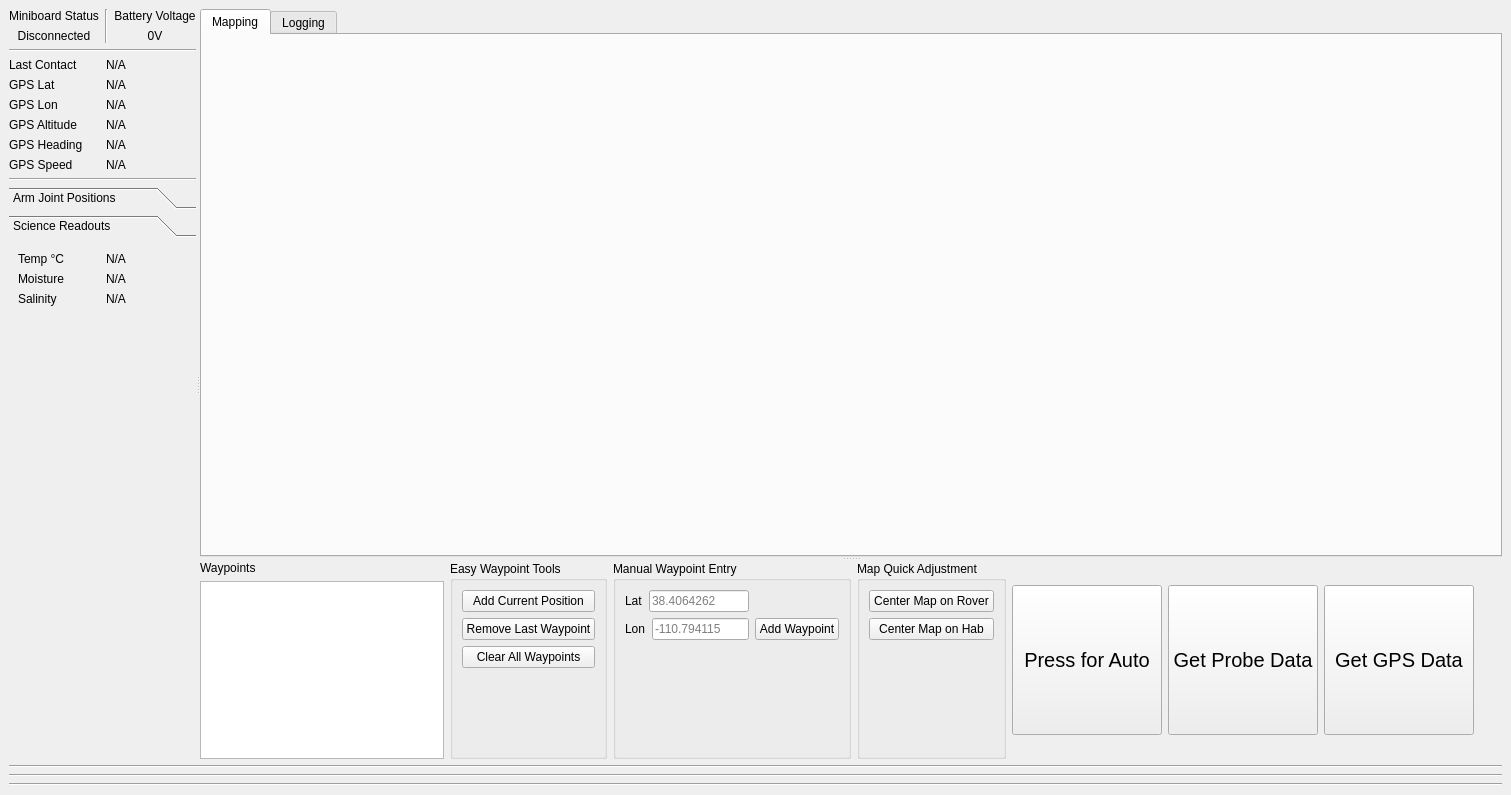
<?xml version="1.0" encoding="UTF-8"?>
<ui version="4.0">
 <class>MainWindow</class>
 <widget class="QMainWindow" name="MainWindow">
  <property name="geometry">
   <rect>
    <x>0</x>
    <y>0</y>
    <width>1508</width>
    <height>795</height>
   </rect>
  </property>
  <property name="windowTitle">
   <string>MainWindow</string>
  </property>
  <widget class="QWidget" name="centralwidget">
   <property name="sizePolicy">
    <sizepolicy hsizetype="Maximum" vsizetype="Maximum">
     <horstretch>0</horstretch>
     <verstretch>0</verstretch>
    </sizepolicy>
   </property>
   <layout class="QGridLayout" name="gridLayout_5">
    <item row="0" column="0">
     <widget class="QSplitter" name="splitter_2">
      <property name="orientation">
       <enum>Qt::Horizontal</enum>
      </property>
      <widget class="QWidget" name="layoutWidget">
       <layout class="QGridLayout" name="gridLayout_3">
        <property name="sizeConstraint">
         <enum>QLayout::SetDefaultConstraint</enum>
        </property>
        <item row="4" column="0">
         <widget class="Line" name="line_2">
          <property name="orientation">
           <enum>Qt::Horizontal</enum>
          </property>
         </widget>
        </item>
        <item row="0" column="0">
         <layout class="QHBoxLayout" name="horizontalLayout">
          <item>
           <layout class="QHBoxLayout" name="horizontalLayout_2">
            <item>
             <layout class="QVBoxLayout" name="verticalLayout_3">
              <item>
               <widget class="QLabel" name="label">
                <property name="text">
                 <string>Miniboard Status</string>
                </property>
                <property name="alignment">
                 <set>Qt::AlignCenter</set>
                </property>
               </widget>
              </item>
              <item>
               <widget class="QLabel" name="label_2">
                <property name="text">
                 <string>Disconnected</string>
                </property>
                <property name="alignment">
                 <set>Qt::AlignCenter</set>
                </property>
               </widget>
              </item>
             </layout>
            </item>
            <item>
             <widget class="Line" name="line">
              <property name="orientation">
               <enum>Qt::Vertical</enum>
              </property>
             </widget>
            </item>
            <item>
             <layout class="QVBoxLayout" name="verticalLayout_4">
              <item>
               <widget class="QLabel" name="label_3">
                <property name="text">
                 <string>Battery Voltage</string>
                </property>
                <property name="alignment">
                 <set>Qt::AlignCenter</set>
                </property>
               </widget>
              </item>
              <item>
               <widget class="QLabel" name="battery_voltage">
                <property name="text">
                 <string>0V</string>
                </property>
                <property name="alignment">
                 <set>Qt::AlignCenter</set>
                </property>
               </widget>
              </item>
             </layout>
            </item>
           </layout>
          </item>
         </layout>
        </item>
        <item row="5" column="0">
         <widget class="QToolBox" name="toolBox">
          <property name="minimumSize">
           <size>
            <width>0</width>
            <height>0</height>
           </size>
          </property>
          <property name="maximumSize">
           <size>
            <width>16777215</width>
            <height>16777215</height>
           </size>
          </property>
          <property name="currentIndex">
           <number>1</number>
          </property>
          <widget class="QWidget" name="page">
           <property name="geometry">
            <rect>
             <x>0</x>
             <y>0</y>
             <width>178</width>
             <height>516</height>
            </rect>
           </property>
           <attribute name="label">
            <string>Arm Joint Positions</string>
           </attribute>
           <layout class="QVBoxLayout" name="verticalLayout_8">
            <item>
             <layout class="QGridLayout" name="gridLayout_2">
              <item row="0" column="0">
               <widget class="QLabel" name="label_9">
                <property name="sizePolicy">
                 <sizepolicy hsizetype="Fixed" vsizetype="Preferred">
                  <horstretch>0</horstretch>
                  <verstretch>0</verstretch>
                 </sizepolicy>
                </property>
                <property name="minimumSize">
                 <size>
                  <width>50</width>
                  <height>0</height>
                 </size>
                </property>
                <property name="text">
                 <string>Base</string>
                </property>
               </widget>
              </item>
              <item row="1" column="0">
               <widget class="QLabel" name="label_7">
                <property name="sizePolicy">
                 <sizepolicy hsizetype="Fixed" vsizetype="Preferred">
                  <horstretch>0</horstretch>
                  <verstretch>0</verstretch>
                 </sizepolicy>
                </property>
                <property name="minimumSize">
                 <size>
                  <width>50</width>
                  <height>0</height>
                 </size>
                </property>
                <property name="text">
                 <string>Bicep</string>
                </property>
               </widget>
              </item>
              <item row="4" column="0">
               <widget class="QLabel" name="label_15">
                <property name="sizePolicy">
                 <sizepolicy hsizetype="Fixed" vsizetype="Preferred">
                  <horstretch>0</horstretch>
                  <verstretch>0</verstretch>
                 </sizepolicy>
                </property>
                <property name="minimumSize">
                 <size>
                  <width>50</width>
                  <height>0</height>
                 </size>
                </property>
                <property name="text">
                 <string>Wrist</string>
                </property>
               </widget>
              </item>
              <item row="7" column="0">
               <widget class="QLabel" name="label_19">
                <property name="text">
                 <string>Right Y Axis</string>
                </property>
               </widget>
              </item>
              <item row="9" column="0">
               <widget class="QLabel" name="label_25">
                <property name="text">
                 <string>Drive Mode</string>
                </property>
               </widget>
              </item>
              <item row="7" column="1">
               <widget class="QLabel" name="right_y_lb">
                <property name="text">
                 <string>N/A</string>
                </property>
               </widget>
              </item>
              <item row="2" column="0">
               <widget class="QLabel" name="label_11">
                <property name="sizePolicy">
                 <sizepolicy hsizetype="Fixed" vsizetype="Preferred">
                  <horstretch>0</horstretch>
                  <verstretch>0</verstretch>
                 </sizepolicy>
                </property>
                <property name="minimumSize">
                 <size>
                  <width>50</width>
                  <height>0</height>
                 </size>
                </property>
                <property name="text">
                 <string>Forearm</string>
                </property>
               </widget>
              </item>
              <item row="5" column="0">
               <widget class="QLabel" name="label_17">
                <property name="sizePolicy">
                 <sizepolicy hsizetype="Fixed" vsizetype="Preferred">
                  <horstretch>0</horstretch>
                  <verstretch>0</verstretch>
                 </sizepolicy>
                </property>
                <property name="minimumSize">
                 <size>
                  <width>50</width>
                  <height>0</height>
                 </size>
                </property>
                <property name="text">
                 <string>Gripper</string>
                </property>
               </widget>
              </item>
              <item row="3" column="0">
               <widget class="QLabel" name="label_13">
                <property name="sizePolicy">
                 <sizepolicy hsizetype="Fixed" vsizetype="Preferred">
                  <horstretch>0</horstretch>
                  <verstretch>0</verstretch>
                 </sizepolicy>
                </property>
                <property name="minimumSize">
                 <size>
                  <width>50</width>
                  <height>0</height>
                 </size>
                </property>
                <property name="text">
                 <string>Pitch</string>
                </property>
               </widget>
              </item>
              <item row="6" column="0">
               <widget class="QLabel" name="label_20">
                <property name="text">
                 <string>Left Y Axis</string>
                </property>
               </widget>
              </item>
              <item row="6" column="1">
               <widget class="QLabel" name="left_y_lb">
                <property name="text">
                 <string>N/A</string>
                </property>
               </widget>
              </item>
              <item row="8" column="0">
               <widget class="QLabel" name="label_24">
                <property name="text">
                 <string>Pause Mode</string>
                </property>
               </widget>
              </item>
              <item row="8" column="1">
               <widget class="QLabel" name="pause_mode">
                <property name="text">
                 <string>N/A</string>
                </property>
               </widget>
              </item>
              <item row="9" column="1">
               <widget class="QLabel" name="drive_mode">
                <property name="text">
                 <string>N/A</string>
                </property>
               </widget>
              </item>
              <item row="5" column="1">
               <widget class="QLabel" name="gripper">
                <property name="text">
                 <string>N/A</string>
                </property>
               </widget>
              </item>
              <item row="4" column="1">
               <widget class="QLabel" name="wrist">
                <property name="text">
                 <string>N/A</string>
                </property>
               </widget>
              </item>
              <item row="3" column="1">
               <widget class="QLabel" name="pitch">
                <property name="text">
                 <string>N/A</string>
                </property>
               </widget>
              </item>
              <item row="2" column="1">
               <widget class="QLabel" name="forearm">
                <property name="text">
                 <string>N/A</string>
                </property>
               </widget>
              </item>
              <item row="1" column="1">
               <widget class="QLabel" name="bicep">
                <property name="text">
                 <string>N/A</string>
                </property>
               </widget>
              </item>
              <item row="0" column="1">
               <widget class="QLabel" name="base">
                <property name="text">
                 <string>N/A</string>
                </property>
               </widget>
              </item>
              <item row="10" column="0">
               <widget class="QLabel" name="label_28">
                <property name="text">
                 <string>Left Drive Power</string>
                </property>
               </widget>
              </item>
              <item row="10" column="1">
               <widget class="QLabel" name="left_motor">
                <property name="text">
                 <string>N/A,N/A,N/A</string>
                </property>
               </widget>
              </item>
              <item row="11" column="0">
               <widget class="QLabel" name="label_23">
                <property name="text">
                 <string>Right Drive Power</string>
                </property>
               </widget>
              </item>
              <item row="11" column="1">
               <widget class="QLabel" name="right_motor">
                <property name="text">
                 <string>N/A,N/A,N/A</string>
                </property>
               </widget>
              </item>
             </layout>
            </item>
            <item>
             <spacer name="verticalSpacer">
              <property name="orientation">
               <enum>Qt::Vertical</enum>
              </property>
              <property name="sizeHint" stdset="0">
               <size>
                <width>17</width>
                <height>297</height>
               </size>
              </property>
             </spacer>
            </item>
           </layout>
          </widget>
          <widget class="QWidget" name="page_2">
           <property name="geometry">
            <rect>
             <x>0</x>
             <y>0</y>
             <width>178</width>
             <height>516</height>
            </rect>
           </property>
           <attribute name="label">
            <string>Science Readouts</string>
           </attribute>
           <layout class="QVBoxLayout" name="verticalLayout_7">
            <item>
             <layout class="QVBoxLayout" name="verticalLayout_6">
              <item>
               <layout class="QGridLayout" name="gridLayout_10">
                <item row="0" column="0">
                 <widget class="QLabel" name="label_31">
                  <property name="text">
                   <string>Temp °C</string>
                  </property>
                 </widget>
                </item>
                <item row="0" column="1">
                 <widget class="QLabel" name="temp_label">
                  <property name="text">
                   <string>N/A</string>
                  </property>
                 </widget>
                </item>
                <item row="1" column="1">
                 <widget class="QLabel" name="moisture_label">
                  <property name="text">
                   <string>N/A</string>
                  </property>
                 </widget>
                </item>
                <item row="1" column="0">
                 <widget class="QLabel" name="label_34">
                  <property name="text">
                   <string>Moisture</string>
                  </property>
                 </widget>
                </item>
                <item row="2" column="0">
                 <widget class="QLabel" name="label_35">
                  <property name="text">
                   <string>Salinity</string>
                  </property>
                 </widget>
                </item>
                <item row="2" column="1">
                 <widget class="QLabel" name="salinity_label">
                  <property name="text">
                   <string>N/A</string>
                  </property>
                 </widget>
                </item>
               </layout>
              </item>
              <item>
               <spacer name="verticalSpacer_9">
                <property name="orientation">
                 <enum>Qt::Vertical</enum>
                </property>
                <property name="sizeHint" stdset="0">
                 <size>
                  <width>20</width>
                  <height>40</height>
                 </size>
                </property>
               </spacer>
              </item>
             </layout>
            </item>
           </layout>
          </widget>
         </widget>
        </item>
        <item row="2" column="0">
         <layout class="QGridLayout" name="gridLayout_9">
          <item row="0" column="0">
           <widget class="QLabel" name="label_6">
            <property name="text">
             <string>Last Contact</string>
            </property>
            <property name="alignment">
             <set>Qt::AlignLeading|Qt::AlignLeft|Qt::AlignVCenter</set>
            </property>
           </widget>
          </item>
          <item row="3" column="0">
           <widget class="QLabel" name="label_14">
            <property name="text">
             <string>GPS Lon</string>
            </property>
            <property name="alignment">
             <set>Qt::AlignLeading|Qt::AlignLeft|Qt::AlignVCenter</set>
            </property>
           </widget>
          </item>
          <item row="0" column="1">
           <widget class="QLabel" name="last_contact_label">
            <property name="text">
             <string>N/A</string>
            </property>
            <property name="alignment">
             <set>Qt::AlignLeading|Qt::AlignLeft|Qt::AlignVCenter</set>
            </property>
           </widget>
          </item>
          <item row="3" column="1">
           <widget class="QLabel" name="gps_lon_label">
            <property name="text">
             <string>N/A</string>
            </property>
            <property name="alignment">
             <set>Qt::AlignLeading|Qt::AlignLeft|Qt::AlignVCenter</set>
            </property>
           </widget>
          </item>
          <item row="5" column="1">
           <widget class="QLabel" name="gps_heading_label">
            <property name="text">
             <string>N/A</string>
            </property>
            <property name="alignment">
             <set>Qt::AlignLeading|Qt::AlignLeft|Qt::AlignVCenter</set>
            </property>
           </widget>
          </item>
          <item row="6" column="1">
           <widget class="QLabel" name="gps_speed_label">
            <property name="text">
             <string>N/A</string>
            </property>
            <property name="alignment">
             <set>Qt::AlignLeading|Qt::AlignLeft|Qt::AlignVCenter</set>
            </property>
           </widget>
          </item>
          <item row="2" column="0">
           <widget class="QLabel" name="label_10">
            <property name="text">
             <string>GPS Lat</string>
            </property>
            <property name="alignment">
             <set>Qt::AlignLeading|Qt::AlignLeft|Qt::AlignVCenter</set>
            </property>
           </widget>
          </item>
          <item row="5" column="0">
           <widget class="QLabel" name="label_16">
            <property name="text">
             <string>GPS Heading</string>
            </property>
            <property name="alignment">
             <set>Qt::AlignLeading|Qt::AlignLeft|Qt::AlignVCenter</set>
            </property>
           </widget>
          </item>
          <item row="2" column="1">
           <widget class="QLabel" name="gps_lat_label">
            <property name="text">
             <string>N/A</string>
            </property>
            <property name="alignment">
             <set>Qt::AlignLeading|Qt::AlignLeft|Qt::AlignVCenter</set>
            </property>
           </widget>
          </item>
          <item row="6" column="0">
           <widget class="QLabel" name="label_21">
            <property name="text">
             <string>GPS Speed</string>
            </property>
            <property name="alignment">
             <set>Qt::AlignLeading|Qt::AlignLeft|Qt::AlignVCenter</set>
            </property>
           </widget>
          </item>
          <item row="4" column="0">
           <widget class="QLabel" name="label_22">
            <property name="text">
             <string>GPS Altitude</string>
            </property>
            <property name="alignment">
             <set>Qt::AlignLeading|Qt::AlignLeft|Qt::AlignVCenter</set>
            </property>
           </widget>
          </item>
          <item row="4" column="1">
           <widget class="QLabel" name="gps_altitude_label">
            <property name="text">
             <string>N/A</string>
            </property>
           </widget>
          </item>
         </layout>
        </item>
        <item row="1" column="0">
         <widget class="Line" name="line_3">
          <property name="orientation">
           <enum>Qt::Horizontal</enum>
          </property>
         </widget>
        </item>
       </layout>
      </widget>
      <widget class="QSplitter" name="splitter">
       <property name="orientation">
        <enum>Qt::Vertical</enum>
       </property>
       <widget class="QTabWidget" name="tab_widget">
        <property name="maximumSize">
         <size>
          <width>16777215</width>
          <height>685</height>
         </size>
        </property>
        <property name="currentIndex">
         <number>0</number>
        </property>
        <widget class="QWidget" name="tab">
         <attribute name="title">
          <string>Mapping</string>
         </attribute>
         <layout class="QGridLayout" name="gridLayout">
          <item row="0" column="0">
           <widget class="QLabel" name="map_label">
            <property name="minimumSize">
             <size>
              <width>1280</width>
              <height>500</height>
             </size>
            </property>
            <property name="maximumSize">
             <size>
              <width>1280</width>
              <height>500</height>
             </size>
            </property>
            <property name="baseSize">
             <size>
              <width>1280</width>
              <height>500</height>
             </size>
            </property>
            <property name="text">
             <string/>
            </property>
            <property name="scaledContents">
             <bool>false</bool>
            </property>
           </widget>
          </item>
         </layout>
        </widget>
        <widget class="QWidget" name="tab_4">
         <attribute name="title">
          <string>Logging</string>
         </attribute>
         <layout class="QHBoxLayout" name="horizontalLayout_15">
          <item>
           <widget class="QTextBrowser" name="live_log_text_browser"/>
          </item>
         </layout>
        </widget>
       </widget>
       <widget class="QWidget" name="gridLayoutWidget">
        <layout class="QGridLayout" name="gridLayout_4">
         <item row="0" column="3">
          <spacer name="horizontalSpacer_12">
           <property name="orientation">
            <enum>Qt::Horizontal</enum>
           </property>
           <property name="sizeHint" stdset="0">
            <size>
             <width>40</width>
             <height>20</height>
            </size>
           </property>
          </spacer>
         </item>
         <item row="0" column="0">
          <layout class="QVBoxLayout" name="verticalLayout">
           <item>
            <widget class="QLabel" name="label_8">
             <property name="text">
              <string>Waypoints</string>
             </property>
            </widget>
           </item>
           <item>
            <widget class="QListWidget" name="listWidget"/>
           </item>
          </layout>
         </item>
         <item row="0" column="1">
          <layout class="QHBoxLayout" name="horizontalLayout_19">
           <item>
            <widget class="QGroupBox" name="groupBox_2">
             <property name="title">
              <string>Easy Waypoint Tools</string>
             </property>
             <layout class="QGridLayout" name="gridLayout_6">
              <item row="2" column="0">
               <widget class="QPushButton" name="pushButton_3">
                <property name="text">
                 <string>Clear All Waypoints</string>
                </property>
               </widget>
              </item>
              <item row="0" column="0">
               <widget class="QPushButton" name="pushButton_2">
                <property name="text">
                 <string>Add Current Position</string>
                </property>
               </widget>
              </item>
              <item row="1" column="0">
               <widget class="QPushButton" name="pushButton_4">
                <property name="text">
                 <string>Remove Last Waypoint</string>
                </property>
               </widget>
              </item>
              <item row="3" column="0">
               <spacer name="verticalSpacer_2">
                <property name="orientation">
                 <enum>Qt::Vertical</enum>
                </property>
                <property name="sizeHint" stdset="0">
                 <size>
                  <width>20</width>
                  <height>40</height>
                 </size>
                </property>
               </spacer>
              </item>
             </layout>
            </widget>
           </item>
           <item>
            <widget class="QGroupBox" name="groupBox">
             <property name="title">
              <string>Manual Waypoint Entry</string>
             </property>
             <layout class="QGridLayout" name="gridLayout_7">
              <item row="1" column="1">
               <widget class="QPushButton" name="pushButton">
                <property name="text">
                 <string>Add Waypoint</string>
                </property>
               </widget>
              </item>
              <item row="1" column="0">
               <layout class="QHBoxLayout" name="horizontalLayout_20">
                <item>
                 <widget class="QLabel" name="label_4">
                  <property name="text">
                   <string>Lon</string>
                  </property>
                 </widget>
                </item>
                <item>
                 <widget class="QLineEdit" name="lineEdit_2">
                  <property name="text">
                   <string/>
                  </property>
                  <property name="placeholderText">
                   <string>-110.794115</string>
                  </property>
                 </widget>
                </item>
               </layout>
              </item>
              <item row="0" column="0">
               <layout class="QHBoxLayout" name="horizontalLayout_21">
                <item>
                 <widget class="QLabel" name="label_18">
                  <property name="text">
                   <string>Lat</string>
                  </property>
                 </widget>
                </item>
                <item>
                 <widget class="QLineEdit" name="lineEdit">
                  <property name="text">
                   <string/>
                  </property>
                  <property name="placeholderText">
                   <string>38.4064262</string>
                  </property>
                 </widget>
                </item>
               </layout>
              </item>
              <item row="2" column="0">
               <spacer name="verticalSpacer_3">
                <property name="orientation">
                 <enum>Qt::Vertical</enum>
                </property>
                <property name="sizeHint" stdset="0">
                 <size>
                  <width>20</width>
                  <height>40</height>
                 </size>
                </property>
               </spacer>
              </item>
             </layout>
            </widget>
           </item>
           <item>
            <widget class="QGroupBox" name="groupBox_3">
             <property name="title">
              <string>Map Quick Adjustment</string>
             </property>
             <layout class="QGridLayout" name="gridLayout_8">
              <item row="1" column="0">
               <widget class="QPushButton" name="pushButton_7">
                <property name="text">
                 <string>Center Map on Hab</string>
                </property>
               </widget>
              </item>
              <item row="0" column="0">
               <widget class="QPushButton" name="center_on_rover_push_button">
                <property name="text">
                 <string>Center Map on Rover</string>
                </property>
               </widget>
              </item>
              <item row="2" column="0">
               <spacer name="verticalSpacer_4">
                <property name="orientation">
                 <enum>Qt::Vertical</enum>
                </property>
                <property name="sizeHint" stdset="0">
                 <size>
                  <width>20</width>
                  <height>40</height>
                 </size>
                </property>
               </spacer>
              </item>
             </layout>
            </widget>
           </item>
           <item>
            <layout class="QVBoxLayout" name="verticalLayout_2">
             <item>
              <spacer name="verticalSpacer_5">
               <property name="orientation">
                <enum>Qt::Vertical</enum>
               </property>
               <property name="sizeHint" stdset="0">
                <size>
                 <width>20</width>
                 <height>40</height>
                </size>
               </property>
              </spacer>
             </item>
             <item>
              <widget class="QPushButton" name="pushButton_5">
               <property name="minimumSize">
                <size>
                 <width>150</width>
                 <height>150</height>
                </size>
               </property>
               <property name="font">
                <font>
                 <pointsize>15</pointsize>
                </font>
               </property>
               <property name="text">
                <string>Press for Auto</string>
               </property>
               <property name="checkable">
                <bool>true</bool>
               </property>
              </widget>
             </item>
             <item>
              <spacer name="verticalSpacer_6">
               <property name="orientation">
                <enum>Qt::Vertical</enum>
               </property>
               <property name="sizeHint" stdset="0">
                <size>
                 <width>20</width>
                 <height>40</height>
                </size>
               </property>
              </spacer>
             </item>
            </layout>
           </item>
           <item>
            <layout class="QVBoxLayout" name="verticalLayout_5">
             <item>
              <spacer name="verticalSpacer_7">
               <property name="orientation">
                <enum>Qt::Vertical</enum>
               </property>
               <property name="sizeHint" stdset="0">
                <size>
                 <width>20</width>
                 <height>40</height>
                </size>
               </property>
              </spacer>
             </item>
             <item>
              <widget class="QPushButton" name="science_data_button">
               <property name="minimumSize">
                <size>
                 <width>150</width>
                 <height>150</height>
                </size>
               </property>
               <property name="font">
                <font>
                 <pointsize>15</pointsize>
                </font>
               </property>
               <property name="text">
                <string>Get Probe Data</string>
               </property>
               <property name="checkable">
                <bool>false</bool>
               </property>
              </widget>
             </item>
             <item>
              <spacer name="verticalSpacer_8">
               <property name="orientation">
                <enum>Qt::Vertical</enum>
               </property>
               <property name="sizeHint" stdset="0">
                <size>
                 <width>20</width>
                 <height>40</height>
                </size>
               </property>
              </spacer>
             </item>
            </layout>
           </item>
          </layout>
         </item>
         <item row="0" column="2">
          <layout class="QVBoxLayout" name="verticalLayout_9">
           <item>
            <spacer name="verticalSpacer_10">
             <property name="orientation">
              <enum>Qt::Vertical</enum>
             </property>
             <property name="sizeHint" stdset="0">
              <size>
               <width>20</width>
               <height>40</height>
              </size>
             </property>
            </spacer>
           </item>
           <item>
            <widget class="QPushButton" name="gps_data_button">
             <property name="minimumSize">
              <size>
               <width>150</width>
               <height>150</height>
              </size>
             </property>
             <property name="font">
              <font>
               <pointsize>15</pointsize>
              </font>
             </property>
             <property name="text">
              <string>Get GPS Data</string>
             </property>
             <property name="checkable">
              <bool>false</bool>
             </property>
            </widget>
           </item>
           <item>
            <spacer name="verticalSpacer_11">
             <property name="orientation">
              <enum>Qt::Vertical</enum>
             </property>
             <property name="sizeHint" stdset="0">
              <size>
               <width>20</width>
               <height>40</height>
              </size>
             </property>
            </spacer>
           </item>
          </layout>
         </item>
        </layout>
       </widget>
      </widget>
     </widget>
    </item>
    <item row="2" column="0">
     <widget class="Line" name="line_5">
      <property name="orientation">
       <enum>Qt::Horizontal</enum>
      </property>
     </widget>
    </item>
    <item row="1" column="0">
     <widget class="Line" name="line_4">
      <property name="orientation">
       <enum>Qt::Horizontal</enum>
      </property>
     </widget>
    </item>
    <item row="3" column="0">
     <widget class="Line" name="line_6">
      <property name="orientation">
       <enum>Qt::Horizontal</enum>
      </property>
     </widget>
    </item>
   </layout>
  </widget>
 </widget>
 <resources/>
 <connections/>
</ui>
